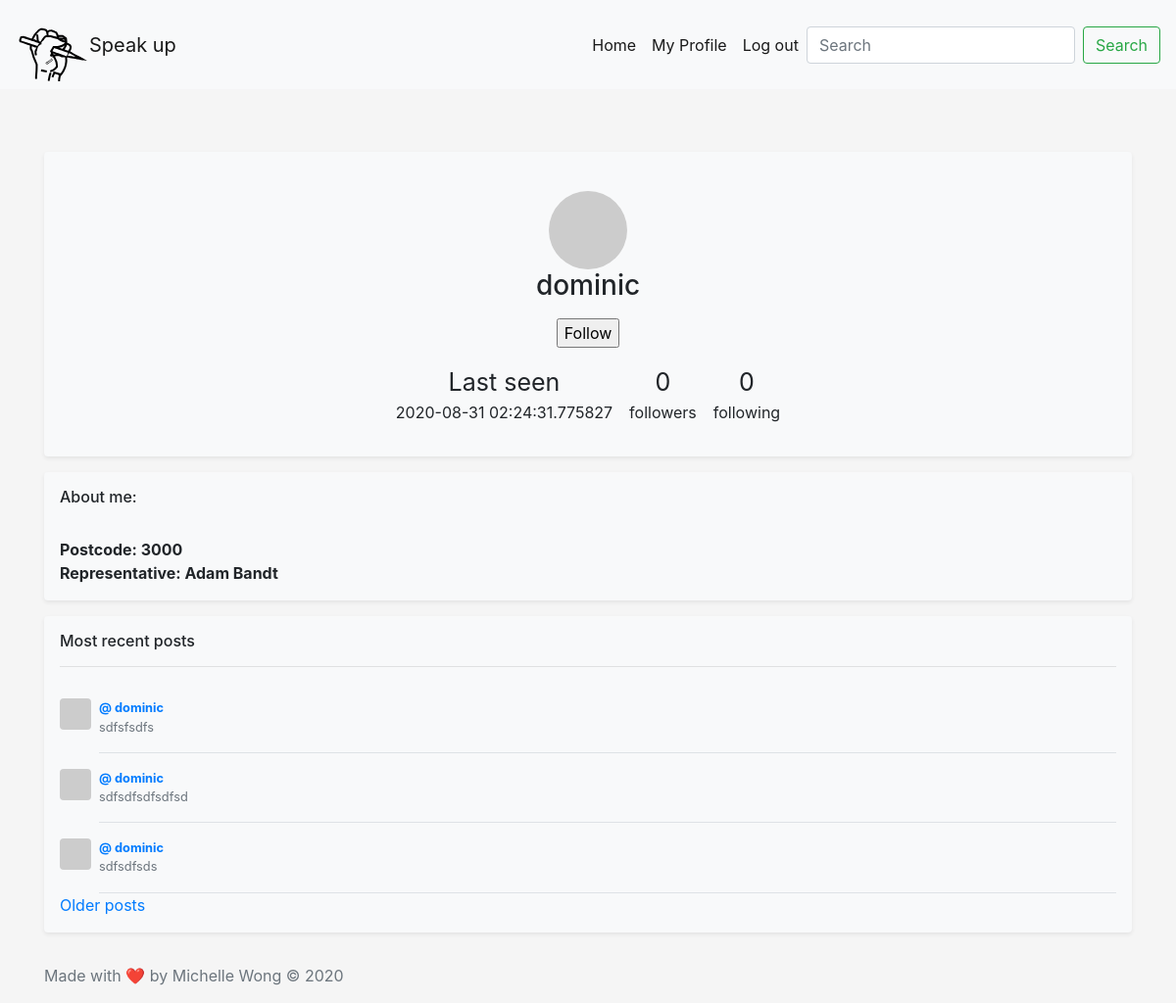
The page /user/dominic (signed in) on the database its author committed.
### app/models.py (models this page shows, shortened)
class User(UserMixin, db.Model):
    id = db.Column(db.Integer, primary_key=True)
    username = db.Column(db.String(64), index=True, unique=True)
    email = db.Column(db.String(120), index=True, unique=True)
    password_hash = db.Column(db.String(128))
    posts = db.relationship('Post', backref='author', lazy='dynamic')
    about_me = db.Column(db.String(140))
    representative = db.Column(db.String(100))
    constituency = db.Column(db.String(100))
    postcode = db.Column(db.String(64))
    last_seen = db.Column(db.DateTime, default=datetime.utcnow)
    followed = db.relationship(
        'User', secondary=followers,
        primaryjoin=(followers.c.follower_id == id),
        secondaryjoin=(followers.c.followed_id == id),
        backref=db.backref('followers', lazy='dynamic'), lazy='dynamic')
    def avatar(self, size):
        digest = md5(self.email.lower().encode('utf-8')).hexdigest()
        return 'https://www.gravatar.com/avatar/{}?d=identicon&s={}'.format(
            digest, size)
    def is_following(self, user):
        return self.followed.filter(
            followers.c.followed_id == user.id).count() > 0

class Post(db.Model):
    id = db.Column(db.Integer, primary_key=True)
    body = db.Column(db.String(140))
    timestamp = db.Column(db.DateTime, index=True, default=datetime.utcnow)
    user_id = db.Column(db.Integer, db.ForeignKey('user.id'))

### app/routes.py (the view)
@app.route('/user/<username>')
@login_required
def user(username):
    user = User.query.filter_by(username=username).first_or_404()
    page = request.args.get('page', 1, type=int)
    posts = user.posts.order_by(Post.timestamp.desc()).paginate(
        page, 3, False)
    next_url = url_for('user', username=user.username, page=posts.next_num) \
        if posts.has_next else None
    prev_url = url_for('user', username=user.username, page=posts.prev_num) \
        if posts.has_prev else None
    form = EmptyForm()
    return render_template('user.html', user=user, posts=posts.items,
                           next_url=next_url, prev_url=prev_url, form=form)

### app/forms.py
class EmptyForm(FlaskForm):
    submit = SubmitField('Submit')

### app/models.py (called while the page is built)
@login.user_loader
def load_user(id):
    return User.query.get(int(id))

### app/routes.py (called while the page is built)
@app.before_request
def before_request():
    if current_user.is_authenticated:
        current_user.last_seen = datetime.utcnow()
        db.session.commit()

### app/templates/user.html (shortened to what this page needs)
{% extends "navbar.html" %}
{% block content %}
<br><br>
<div class="my-3 p-3 bg-light text-center rounded box-shadow shadow-sm">
  <br>
  <img class ="profile" src="{{ user.avatar(128) }}">
  <h3>{{ user.username }}</h3>
  {% if user == current_user %}
                <p>
                  <a class="btn btn-success" href="{{ url_for('edit_profile') }}" role="button">Edit your profile</a>
                {% elif not current_user.is_following(user) %}
                <p>
                    <form action="{{ url_for('follow', username=user.username) }}" method="post">
                        {{ form.submit(value='Follow') }}
                    </form>
                </p>
                {% endif %}
  <table>
    <tr>
      <td style="text-align:center"><span class = "bigger">{% if user.last_seen %}Last seen</span><br>{{ user.last_seen }}</p>{% endif %}</th>
      <td style="text-align:center"><p><span class = "bigger">{{ user.followers.count() }}</span><br> followers</p></th>
      <td style="text-align:center"><p><span class = "bigger">{{ user.followed.count() }}</span> <br>following</p></th>
    </tr>
  </table>
</div>
<div class="my-3 p-3 bg-light rounded box-shadow shadow-sm">
  <h6>About me: </h6>
  <br> <b>Postcode: {{user.postcode}}</b>
  <br> <b>Representative: {{user.representative}}</b>
</div>
<div class="my-3 p-3 bg-light rounded box-shadow shadow-sm">
  <h6> Most recent posts</h6>
    <hr>
    {% for post in posts %}
        {% include '_post.html' %}
    {% endfor %}
    {% if next_url %}
    <a href="{{ next_url }}">Older posts</a>
    {% endif %}
</div>
{% endblock %}

### app/templates/navbar.html (shortened to what this page needs)
<!doctype html>
<html lang="en">
  <head>
    <link rel="stylesheet" href="https://stackpath.bootstrapcdn.com/bootstrap/4.5.2/css/bootstrap.min.css">
    <link href="css/file.css" rel="stylesheet">
  </head>
    <div class="container-fluid">
      <nav class="navbar navbar-expand-lg navbar-light bg-light">
        <img src="/static/websitelogobold.svg" width="75" height="75" class="d-inline-block align-top brand" alt="" loading="lazy">
        <a class="navbar-brand" href="#"> Speak up</a>
        <div class="collapse navbar-collapse" id="navbarNavAltMarkup">
          <div class="navbar-nav ml-auto">
            <a class="nav-link active" href={{url_for('index')}}>Home <span class="sr-only">(current)</span></a>
            {% if current_user.is_anonymous %}
            <a class="nav-link active" href={{url_for('login')}}>Log in <span class="sr-only">(current)</span></a>
            {% else %}
            <a class="nav-link active" href={{url_for('user', username= current_user.username)}}>My Profile <span class="sr-only">(current)</span></a>
            <a class="nav-link active" href={{url_for('logout')}}>Log out <span class="sr-only">(current)</span></a>
            {% endif %}
          </div>
          <form class="form-inline">
          <input class="form-control mr-sm-2" type="search" placeholder="Search" aria-label="Search">
          <button class="btn btn-outline-success my-2 my-sm-0" type="submit">Search</button>
        </form>
        </div>
      </nav>
      <div class="container">
        {% block content %}{% endblock %}
      </div>
        <footer class="footer mt-auto py-3">
          <div class="container">
            <span class="text-muted">Made with ❤️ by Michelle Wong © 2020</span>
          </div>
        </footer>
</html>

### app/templates/_post.html
        <div class="media text-muted pt-3">
          <img data-src="holder.js/32x32?theme=thumb&amp;bg=007bff&amp;fg=007bff&amp;size=1" alt="32x32" class="mr-2 rounded" style="width: 32px; height: 32px;" src={{ post.author.avatar(36) }} data-holder-rendered="true">
          <p class="media-body pb-3 mb-0 small lh-125 border-bottom border-gray">
            <strong class="d-block text-gray-dark"><a href="{{ url_for('user', username=post.author.username) }}">@ {{post.author.username}}</a></strong>
          {{post.body}}
                  </p>
        </div>

### app/css/file.css (style rules this page uses)
html, body { height: 100%; }
.container-fluid { position: absolute; left: 0px; top: 0px; }

### app/templates/navbar.html (style rules this page uses)
.container-fluid { padding-right:0; padding-left:0; margin-right:auto; margin-left:auto }

### app/templates/user.html (style rules this page uses)
.profile { border-radius: 50%; margin-left: auto; margin-right: auto; }
table { margin-left: auto; margin-right: auto; border-spacing: 15px 0px; border-collapse: separate; }
.bigger { font-size:25px; }

### rows shown on the page
User: username "dominic", last_seen "2020-08-31 02:24:31.775827", postcode "3000", representative "Adam Bandt"
Post: author.username "dominic", body "sdfsfsdfs"
Post: author.username "dominic", body "sdfsdfsdfsdfsd"
Post: author.username "dominic", body "sdfsdfsds"

### other values the page prints
{{ user.followers.count() }} "0"
{{ user.followed.count() }} "0"
